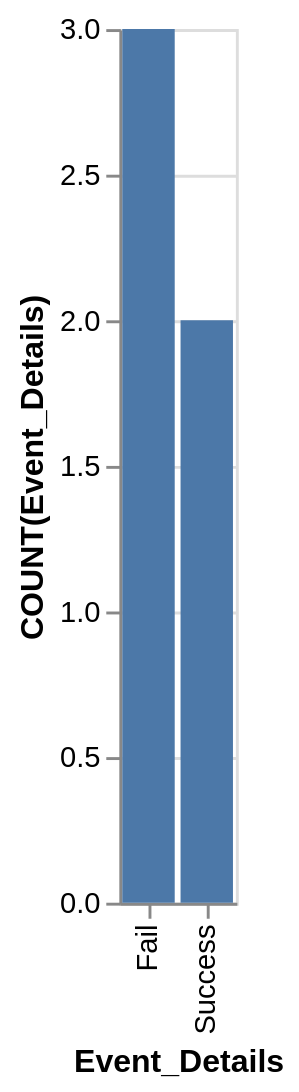

Describe this chart as a Vega-Lite specification.
### Vega-Lite specification from a JSON file in a GitHub repository (floating-point values rounded to 4 significant figures)
{"data": {"values": [{"x_data": "Fail", "y_data": 3}, {"x_data": "Success", "y_data": 2}]}, "mark": "bar", "encoding": {"x": {"field": "x_data", "type": "nominal", "title": "Event_Details", "sort": "ascending"}, "y": {"field": "y_data", "type": "quantitative", "title": "COUNT(Event_Details)"}}}
